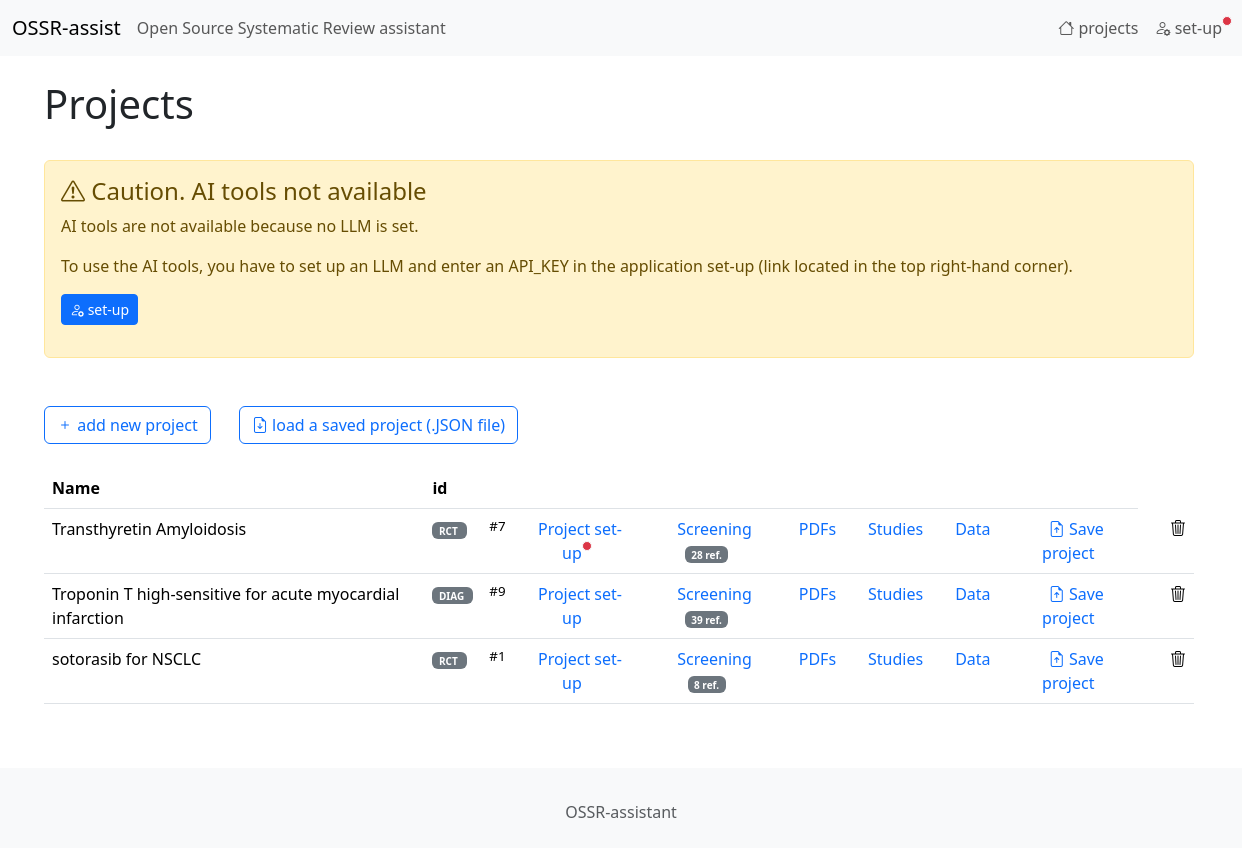
Before: / with the older database file.
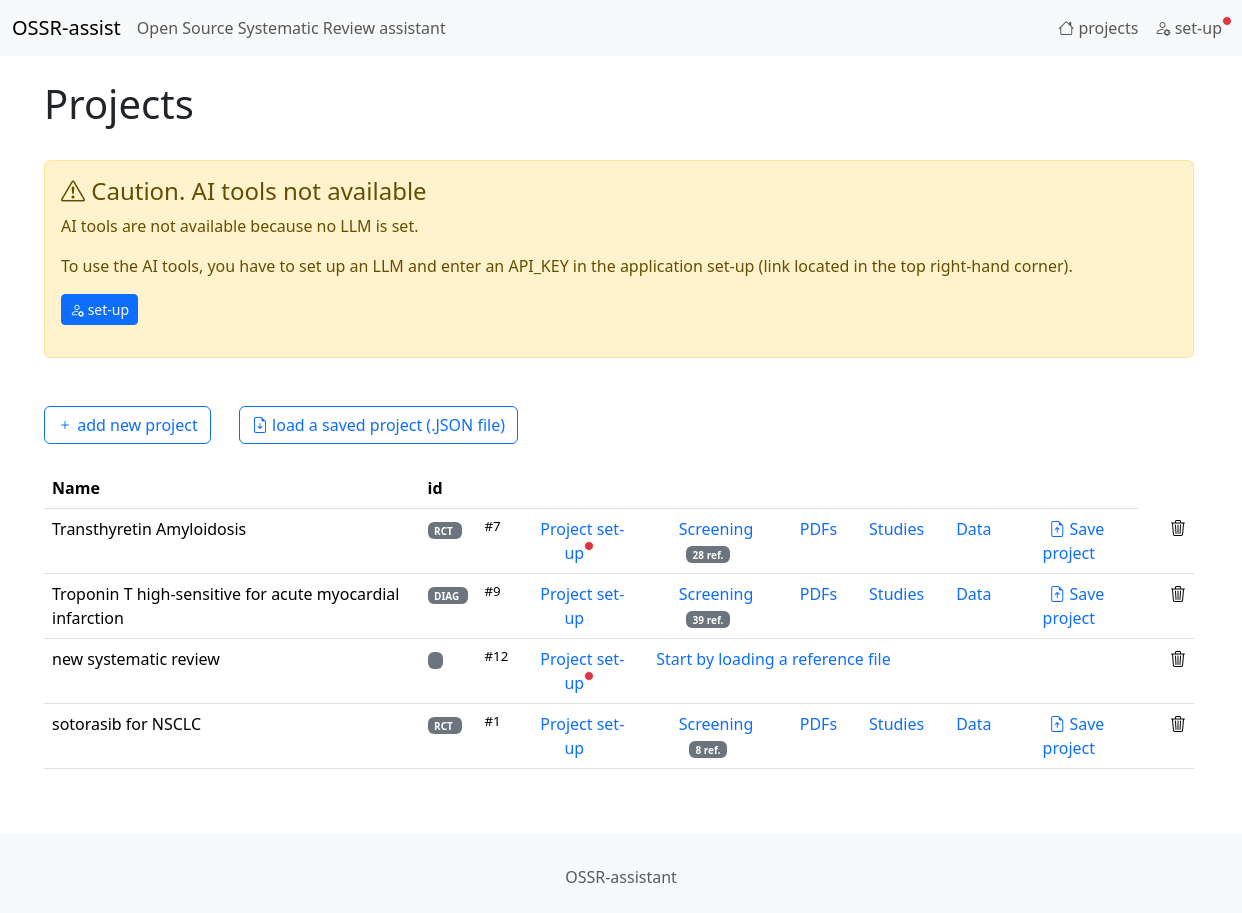
After: the same page with the newer database file.
### tables this page shows
CREATE TABLE "projects"
(
    id                   integer
        constraint projects_pk
            primary key autoincrement,
    name                 TEXT,
    green_words          TEXT default "",
    red_words            TEXT default "",
    eligibility_criteria TEXT default "",
    type_of_study        INT  default 0
, prompt_selection_user TEXT default "", prompt_selection_system TEXT);

### app.py (the view)
@app.route('/')
def endpoint_home():
    return projects_list()

### AI_utils.py (called while the page is built)
def is_API_KEY_available(llm_name):
    if llm_name == "openai":
        if "OPENAI_API_KEY" in os.environ and os.environ["OPENAI_API_KEY"]!="": return True
    elif llm_name == "claude":
        if "ANTHROPIC_API_KEY" in os.environ and os.environ["ANTHROPIC_API_KEY"] != "": return True
    elif llm_name == "deepseek":
        if "HYPERBOLIC_API_KEY" in os.environ and os.environ["HYPERBOLIC_API_KEY"] != "": return True
    elif llm_name == "mistral":
        if "MISTRAL_API_KEY" in os.environ and os.environ["MISTRAL_API_KEY"] != "": return True
    return False

def is_primary_LLM_available():
    if current_app.config["LLM_NAME"] is None or current_app.config["LLM_NAME"].strip()=="": return False
    llm_name = current_app.config["LLM_NAME"]
    if is_API_KEY_available(llm_name): return True
    return False

def is_secondary_LLM_available():
    if current_app.config["SECONDARY_LLM_NAME"] is None or current_app.config["SECONDARY_LLM_NAME"].strip()=="": return False
    llm_name = current_app.config["SECONDARY_LLM_NAME"]
    if is_API_KEY_available(llm_name): return True
    return False

### projects.py (called while the page is built)
def projects_list():
    sql = "SELECT id, name, type_of_study, eligibility_criteria FROM projects ORDER BY name"
    sql = """
          SELECT projects.id, projects.name, projects.type_of_study, projects.eligibility_criteria, COUNT(records.id) AS n_ref
          FROM projects
              LEFT JOIN records ON records.project = projects.id
          GROUP BY projects.id
          ORDER BY projects.name
          """
    projects = sql_select_fetchall(sql, ())
    LLM_available = (is_primary_LLM_available() and is_secondary_LLM_available())
    return render_template('projects_list.html', projects=projects,
                           no_LLM = not LLM_available, type_of_study_dict=type_of_study_dict,)

### utils.py (called while the page is built)
def sql_select_fetchall(sql, parameters):
    con = sqlite3.connect(DB_PATH)
    con.row_factory = sqlite3.Row
    cur = con.cursor()
    res = cur.execute(sql, parameters)
    rows = res.fetchall()
    columns = [column[0] for column in cur.description]
    result = [dict(zip(columns, row)) for row in rows]
    cur.close()
    con.close()
    return result

### templates/projects_list.html (shortened to what this page needs)
{% extends 'base.html' %}
{%  block content %}
<h1 class="mt-4">Projects</h1>
    {% if no_LLM %}
        <div class="alert alert-warning" role="alert" style="margin-top: 2em; margin-bottom: 3em;">
        <h4 class="alert-heading"><i class="bi bi-exclamation-triangle"></i> Caution. AI tools not available</h4>
            <p>
            AI tools are not available because no LLM is set.
            <p>
            <p>
            To use the AI tools, you have to set up an LLM and
            enter an API_KEY in the application set-up (link located in the top right-hand corner).
            </p>
            <p>
            <a href="/setup" class="btn btn-primary btn-sm"><i class="bi bi-person-gear"></i> set-up</a>
            </p>
        </div>
    {% endif %}
<p class="mt-4 mb-4">
    <a href="/project/add" class="btn btn-outline-primary"><i class="bi bi-plus"></i> add new project</a>
    <a href="/project/load_form" class="btn btn-outline-primary mx-4"><i class="bi bi-file-earmark-arrow-down"></i> load a saved project (.JSON file)</a>
</p>
<table class="table table-condensed table-hover mt-3" style="width: auto;">
    <thead>
        <tr>
            <th>Name</th>
            <th>id</th>
            <th></th>
            <th></th><th><th><th><th><th></th>
        </tr>
    </thead>
    <tbody hx-confirm="You are about to delete a project. Are you sure?" hx-target="closest tr" hx-swap="outerHTML swap:1s">
    {% for project in projects %}
        <tr>
        <td>{{ project["name"] }}</td>
            <td>
                <span class="badge bg-secondary" style="font-size: 10px;">
                {{ type_of_study_dict[project['type_of_study']] }}&nbsp;
                </span>
            </td>
        <td style="font-size: smaller;">#{{ project["id"] }}</td>
        <td class="project_list_command">
        <a href="/project/edit/{{ project["id"] }}" class="text-decoration-none mx-2">
            Project set-up
            {%  if project["eligibility_criteria"]=="" %}
            <span class="position-absolute top-n2 start-99 translate-left p-1 bg-danger border border-light rounded-circle">
            </span>
            {% endif %}
        </a>
        </td>
        {% if project["n_ref"] == 0 %}
            <td colspan="5">
            <a href="/records/list/{{ project["id"] }}/1" class="text-decoration-none mx-2">
                Start by loading a reference file
            </a>
            </td>
        {% else %}
            <td  class="project_list_command">
            <a href="/records/list/{{ project["id"] }}/1" class="text-decoration-none mx-2">
                Screening
                <span class="badge bg-secondary" style="font-size: 10px;">{{ project['n_ref'] }} ref.</span>
            </a>
            </td>
            <td  class="project_list_command">
            <a href="/pdfs/list/{{ project["id"] }}" class="text-decoration-none mx-2">PDFs</a>
            </td>
            <td  class="project_list_command">
            <a href="/studies/list/{{ project["id"] }}" class="text-decoration-none mx-2">
                Studies
            </a>
            </td>
            <td  class="project_list_command">
            <a href="/data/list1/{{ project["id"] }}"  class="text-decoration-none mx-2">Data</a>
            </td>
            <td  class="project_list_command">
            <a href="/projects/save/{{ project["id"] }}" class="text-decoration-none mx-2" title="save all data of the project into a JSON file." >
                <i class="bi bi-file-earmark-arrow-up"></i> Save project
            </a>
            </td>
        {%  endif %}
        <td style="padding-left: 2em;">
            <a hx-delete="/project/delete/{{ project["id"] }}" ><i class="bi bi-trash3"></i></a>
        </td>
        </tr>
    {% endfor %}
    </tbody>
</table>
{%  endblock %}

### templates/base.html (shortened to what this page needs)
<!DOCTYPE html>
<html lang="en" class="min-vh-100">
<head>
    <link rel="stylesheet" href="{{ url_for('static',filename='ccs1.css') }}">
    <link href="https://cdn.jsdelivr.net/npm/bootstrap@5.3.5/dist/css/bootstrap.min.css" rel="stylesheet">
    <link rel="stylesheet" href="https://cdn.jsdelivr.net/npm/bootstrap-icons@1.11.3/font/bootstrap-icons.min.css">
</head>
<body class="d-flex flex-column min-vh-100">
<nav class="navbar navbar-expand-lg bg-body-tertiary">
  <div class="container-fluid">
    <a class="navbar-brand" href="{{ url_for('endpoint_home')}}">OSSR-assist </a>
      <span class="navbar-text">Open Source Systematic Review assistant</span>
    <div class="collapse navbar-collapse" id="navbarSupportedContent">
      <ul class="navbar-nav navbar-right mb-2 mb-lg-0">
            <li class="nav-item">
                <a class="nav-link " aria-current="page" href="{{ url_for('endpoint_home')}}"><i class="bi bi-house"></i> projects</a>
            </li>
            <li class="nav-item">
                <a href="/setup" class="nav-link " >
                    <i class="bi bi-person-gear"></i> set-up
                    {%  if no_LLM %}
                            <span class="position-absolute top-n2 start-99 translate-left p-1 bg-danger border border-light rounded-circle">
                            </span>
                    {% endif %}
                </a>
            </li>
      </ul>
    </div>
  </div>
</nav>
<div class="container-fluid flex-grow-1" style="margin-left: 2em; padding-right: 5em; margin-right: 5em;" role="alert">
{%  block content %}{% endblock %}
</div>
<br/><br/>
<footer class="footer mt-auto py-4 bg-light" >
    <div class="container">
        <div class="row">
            <div class="col text-center">
                <p class="mt-2 mb-0 text-muted">OSSR-assistant</p>
            </div>
        </div>
    </div>
</footer>
</body>
</html>

### static/ccs1.css (style rules this page uses)
a { text-decoration: none; }
td.project_list_command { margin-left: 1em; margin-right: 1em; text-align: center; width: fit-content; }

Changed rows visible on the page:
added projects: name "new systematic review", id "12"
